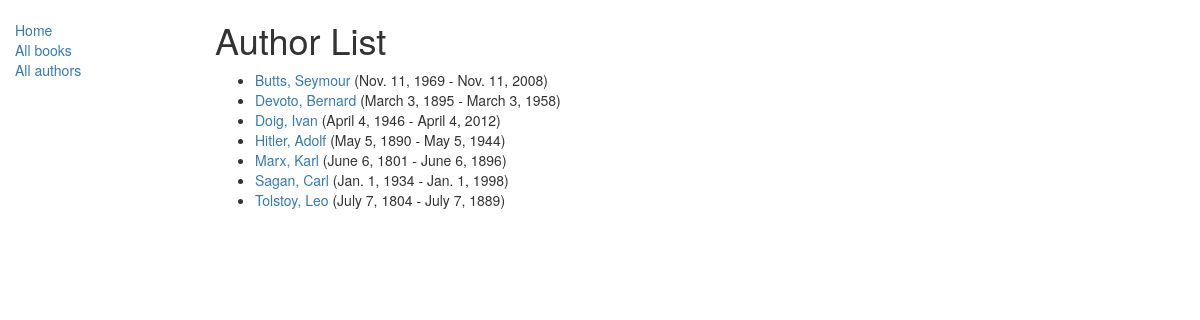
Screenshot of /catalog/authors/ with the database file from the repository.
### catalog/models.py (models this page shows)
class Author(models.Model):
    first_name = models.CharField(max_length=100)
    last_name = models.CharField(max_length=100)
    date_of_birth = models.DateField(null=True, blank=True)
    date_of_death = models.DateField('Died', null=True, blank=True)
    class Meta:
        ordering = ["last_name","first_name"]
    def get_absolute_url(self):
        return reverse('author-detail', args=[str(self.id)])
    def __str__(self):
        return '{0}, {1}'.format(self.last_name,self.first_name)

### catalog/views.py (the view)
# urls.py: path('authors/', views.AuthorListView.as_view(), name='authors'),
class AuthorListView(generic.ListView):
    model = Author

### catalog/templates/catalog/author_list.html
{% extends "base_generic.html" %}
{% block content %}
    <h1>Author List</h1>
    {% if author_list %}
    <ul>
      {% for author in author_list %}
      <li>
        <a href="{{ author.get_absolute_url }}">{{ author }}</a> ({{author.date_of_birth}} - {{author.date_of_death}})
      </li>
      {% endfor %}
    </ul>
    {% else %}
      <p>There are no authors because there are no books in the library.</p>
    {% endif %}
{% endblock %}

### rows the page displays
Author: last_name+first_name "Butts, Seymour", date_of_birth "Nov. 11, 1969", date_of_death "Nov. 11, 2008"
Author: last_name+first_name "Devoto, Bernard", date_of_birth "March 3, 1895", date_of_death "March 3, 1958"
Author: last_name+first_name "Doig, Ivan", date_of_birth "April 4, 1946", date_of_death "April 4, 2012"
Author: last_name+first_name "Hitler, Adolf", date_of_birth "May 5, 1890", date_of_death "May 5, 1944"
Author: last_name+first_name "Marx, Karl", date_of_birth "June 6, 1801", date_of_death "June 6, 1896"
Author: last_name+first_name "Sagan, Carl", date_of_birth "Jan. 1, 1934", date_of_death "Jan. 1, 1998"
Author: last_name+first_name "Tolstoy, Leo", date_of_birth "July 7, 1804", date_of_death "July 7, 1889"
